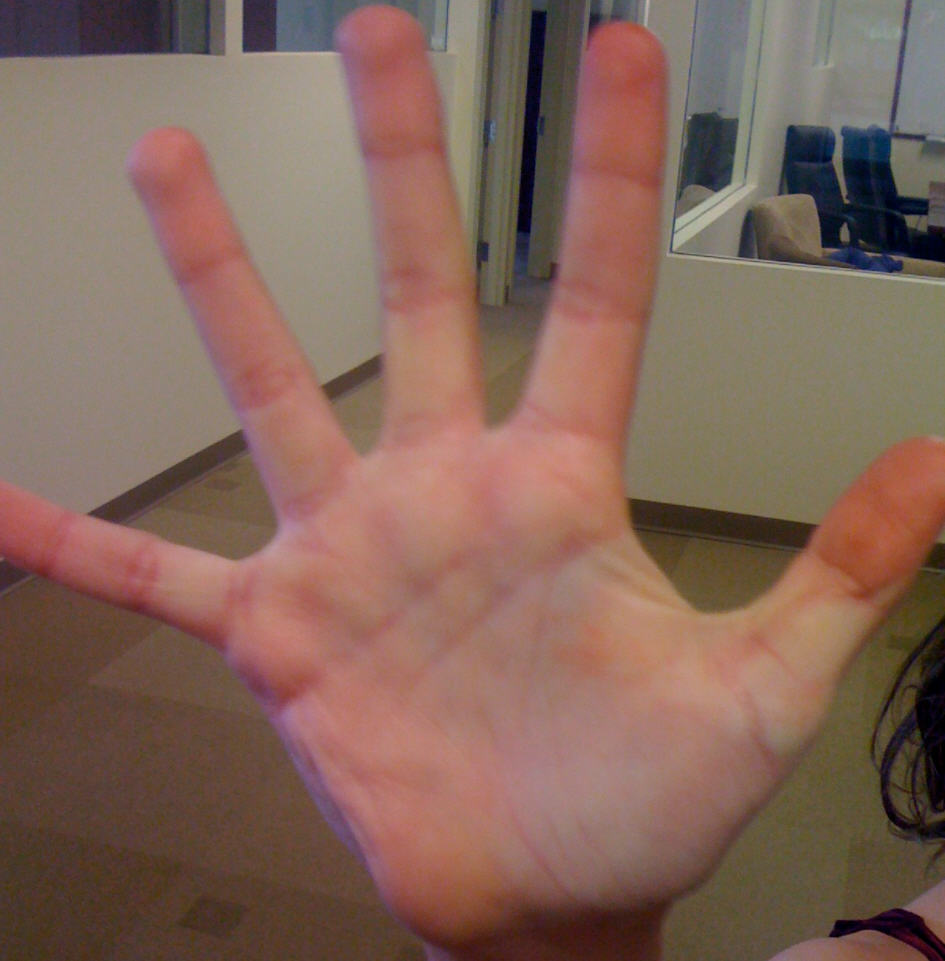
//> input picture resource/13/HandIndoorColor.jpg, 945 x 961 px
$ ./hist_example   (built with g++ and OpenCV 4)
//> lines starting //> are read from the running program, lines starting //| are printed output that depends on the picture
#include <iostream>
#include <vector>
#include <string>
#include <sstream>
#include <opencv2/opencv.hpp>

#define RESOURCE_DIR "../resource/"

void hist_example()
{
    std::vector<cv::Mat> src(5);
    cv::Mat tmp = cv::imread(RESOURCE_DIR"/13/HandIndoorColor.jpg");
//> tmp is the input picture: 961 rows x 945 cols, CV_8UC3; mean B, G, R 89.5, 101.6, 131.2
    if(tmp.empty())
    {
        std::cout << "img is empty" << std::endl;
        return;
    }
    // Parse the first image into two image halves divided halfway on y
    cv::Size size = tmp.size();
//> size = Size(945, 961)
    int width = size.width;
//> width = 945
    int height = size.height;
//> height = 961
    int halfheight = height>>1;
//> halfheight = 480

    std::cout << "Getting size [[" << tmp.cols << "] [" << tmp.rows << "]]" << std::endl;
//| Getting size [[945] [961]]
    std::cout <<"Got size (w,h): (" <<size.width <<"," <<size.height <<")" <<std::endl;
//| Got size (w,h): (945,961)
    src[0] = cv::Mat(cv::Size(width, halfheight), CV_8UC3);
    src[1] = cv::Mat(cv::Size(width, halfheight), CV_8UC3);

    // Divide the first image into top and bottom halves into src[0] and src[1]
    cv::Mat_<cv::Vec3b>::iterator tmpit = tmp.begin<cv::Vec3b>();

    // top half
    for(cv::Mat_<cv::Vec3b>::iterator s0it = src[0].begin<cv::Vec3b>();s0it != src[0].end<cv::Vec3b>(); ++s0it, ++tmpit)
    {
        *s0it = *tmpit;
    }
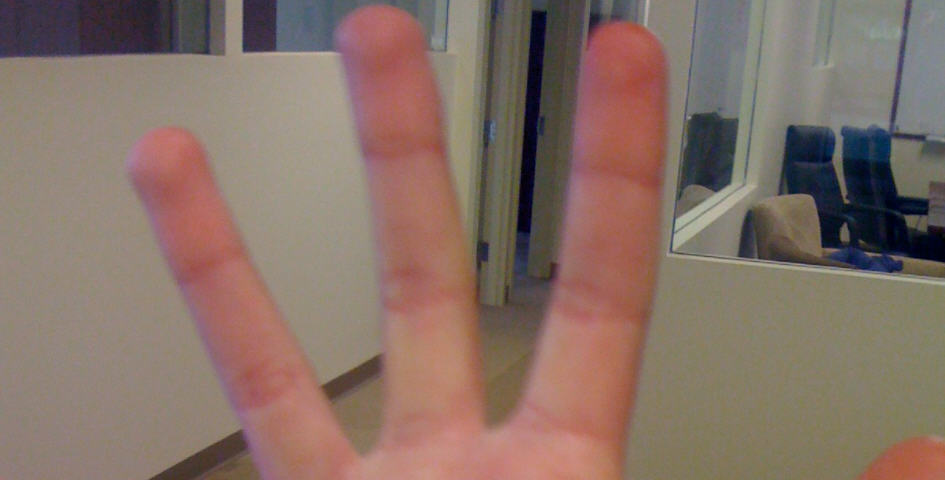
//> src[0]: 480 rows x 945 cols, CV_8UC3; mean B, G, R 103.1, 113.2, 134.8
//> src[1]: 480 rows x 945 cols, CV_8UC3; every value is 0

    // bottom half

    for(cv::Mat_<cv::Vec3b>::iterator s1it = src[1].begin<cv::Vec3b>(); s1it != src[1].end<cv::Vec3b>(); ++s1it, ++tmpit)
    {
        *s1it = *tmpit;
    }
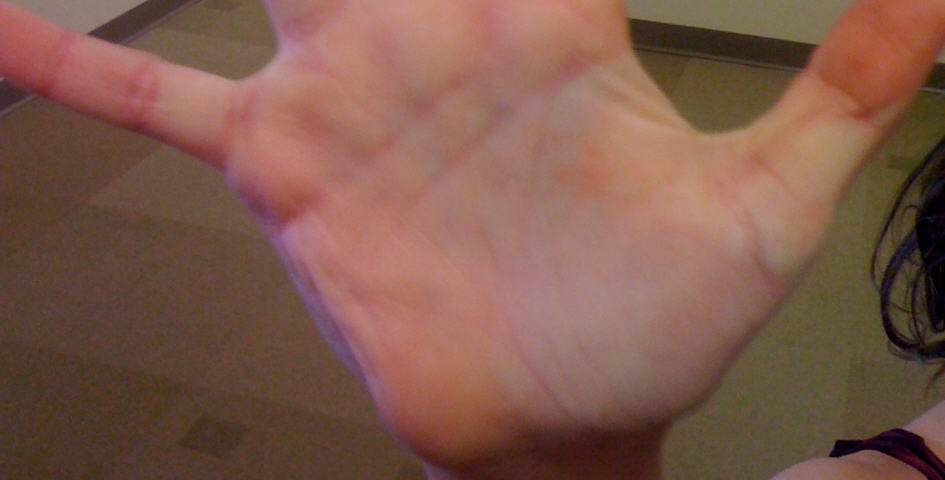
//> src[1]: 480 rows x 945 cols, CV_8UC3; mean B, G, R 75.9, 90.1, 127.6

    // Load the other three images
    src[2] = cv::imread(RESOURCE_DIR"/13/HandOutdoorColor.jpg");
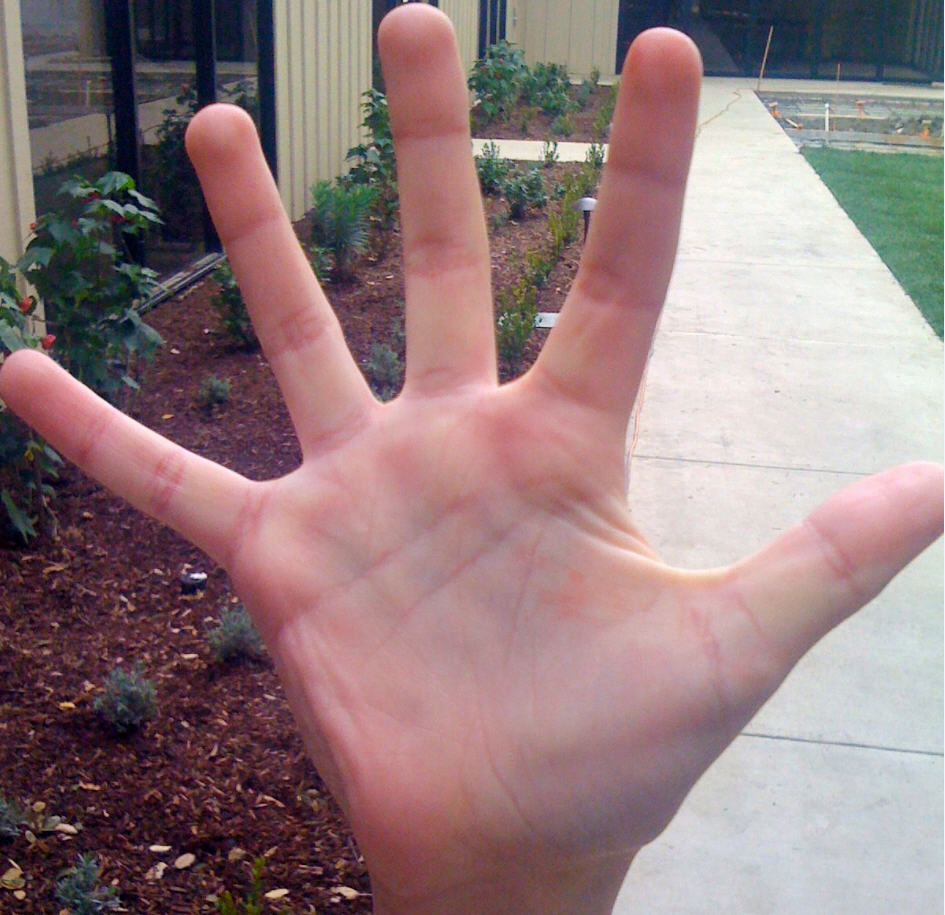
//> input picture resource/13/HandOutdoorColor.jpg, 945 x 915 px
//> src[2] is the input picture: 915 rows x 945 cols, CV_8UC3; mean B, G, R 125.6, 123.8, 146.8
    if(src[2].empty())
    {
        std::cout << "src2 img is empty" << std::endl;
        return;
    }

    src[3] = cv::imread(RESOURCE_DIR"/13/HandOutdoorSunColor.jpg");
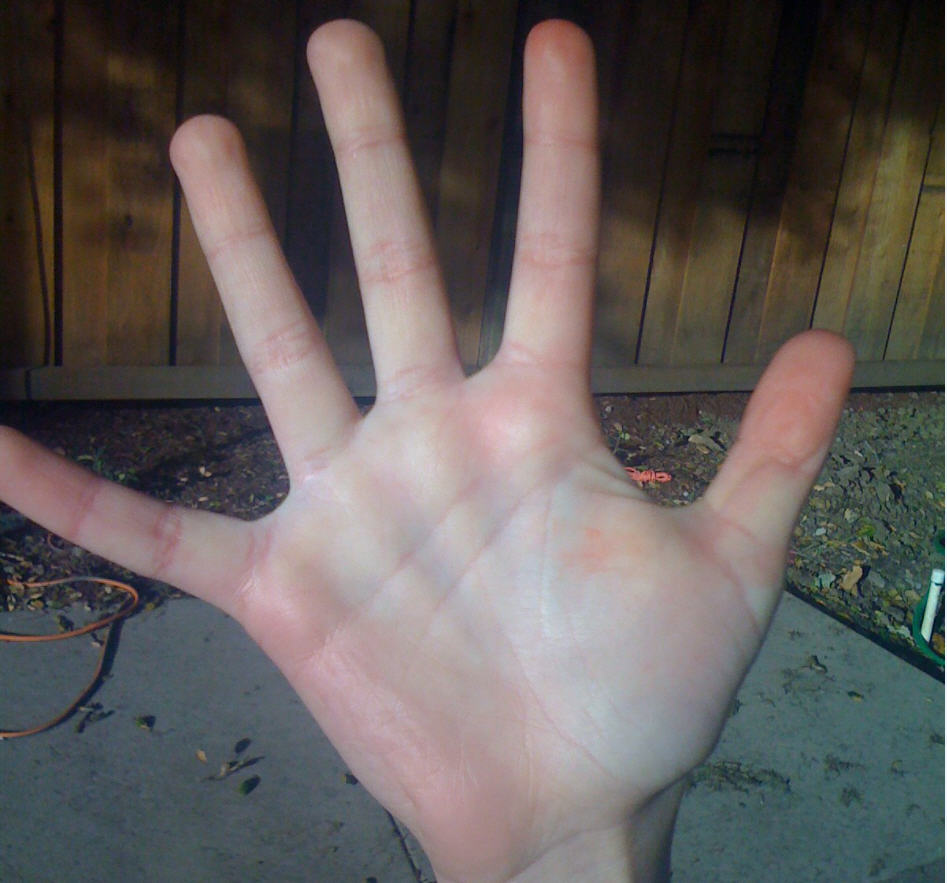
//> input picture resource/13/HandOutdoorSunColor.jpg, 947 x 883 px
//> src[3] is the input picture: 883 rows x 947 cols, CV_8UC3; mean B, G, R 91.4, 93.1, 99.4
    if(src[3].empty())
    {
        std::cout << "src3 img is empty" << std::endl;
        return;
    }

    src[4] = cv::imread(RESOURCE_DIR"/13/desert.jpg");
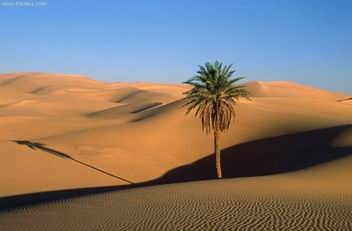
//> input picture resource/13/desert.jpg, 352 x 231 px
//> src[4] is the input picture: 231 rows x 352 cols, CV_8UC3; mean B, G, R 115.7, 122.7, 133.7
    if(src[4].empty())
    {
        std::cout << "src3 img is empty" << std::endl;
        return;
    }

#if 0
    for(int i = 0; i < src.size(); i++)
    {
        std::stringstream ss;
        ss << i;
        std::string win = "img" + ss.str();
        cv::imshow(win.c_str(), src[i]);
    }
#endif

    // Compute the HSV image, and decompose it into separate planes.
    std::vector<cv::Mat> hsv(5), hist(5), hist_img(5);
    int h_bins = 8;
    int s_bins = 8;
    int hist_size[] = {h_bins, s_bins};
    int ch[] = {0, 1};
    float h_ranges[] = {0, 180};
    float s_ranges[] = {0, 255};
    const float* ranges[] = {h_ranges, s_ranges};
    int scale = 10;
    for(int i = 0; i < 5; i++)
    {
        cv::cvtColor(src[i], hsv[i], cv::COLOR_BGR2HSV);
        cv::calcHist(&hsv[i], 1, ch, cv::noArray(), hist[i], 2, hist_size, ranges, true, false);
        cv::normalize(hist[i], hist[i], 0, 255, cv::NORM_MINMAX);
        hist_img[i] = cv::Mat::zeros(hist_size[0]*scale, hist_size[1]*scale, CV_8UC3);

        // Draw our histogram For the 5 images
        for(int h = 0; h < hist_size[0]; ++h)
        {
            for(int s = 0; s < hist_size[1]; ++s)
            {
                float hval = hist[i].at<float>(h,s);
                cv::rectangle(
                        hist_img[i],
                        cv::Rect(h*scale, s*scale, scale, scale),
                        cv::Scalar::all(hval),
                        1
                );
            }
        }
    }
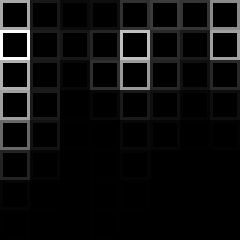
//> hist_img[3]: 80 rows x 80 cols, CV_8UC3 (shown 3 times larger); min 0, max 255, mean 12.6
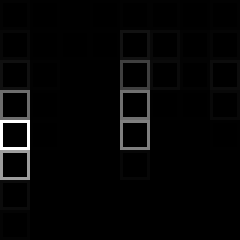
//> hist_img[4]: 80 rows x 80 cols, CV_8UC3 (shown 3 times larger); min 0, max 255, mean 5.4
#if 1
        // Display
        cv::namedWindow( "Source0", cv::WINDOW_AUTOSIZE );cv::imshow( "Source0", src[0] );
        cv::namedWindow( "HS Histogram0", cv::WINDOW_AUTOSIZE );cv::imshow( "HS-Histogram0", hist_img[0] );
        cv::namedWindow( "Source1", cv::WINDOW_AUTOSIZE );cv::imshow( "Source1", src[1] );
        cv::namedWindow( "HS Histogram1", cv::WINDOW_AUTOSIZE ); cv::imshow( "HS-Histogram1", hist_img[1] );
        cv::namedWindow( "Source2", cv::WINDOW_AUTOSIZE ); cv::imshow( "Source2", src[2] );
        cv::namedWindow( "HS Histogram2", cv::WINDOW_AUTOSIZE ); cv::imshow( "HS-Histogram2", hist_img[2] );
        cv::namedWindow( "Source3", cv::WINDOW_AUTOSIZE ); cv::imshow( "Source3", src[3] );
        cv::namedWindow( "HS Histogram3", cv::WINDOW_AUTOSIZE ); cv::imshow( "HS-Histogram3", hist_img[3] );
        cv::namedWindow( "Source4", cv::WINDOW_AUTOSIZE ); cv::imshow( "Source4", src[4] );
        cv::namedWindow( "HS Histogram4", cv::WINDOW_AUTOSIZE ); cv::imshow( "HS-Histogram4", hist_img[4] );

#endif

    // Compare the histogram src0 vs 1, vs 2, vs 3, vs 4
    std::cout << "Comparison:\n"
                << "Corr Chi Intersect Bhat\n"
                << std::endl;

    for(int i=1; i<5; ++i)
    { // For each histogram
        std::cout << "Hist[0] vs Hist[" << i << "]: " << std::endl;;
        for(int j=0; j<4; ++j)
        { // For each comparison type
            std::cout << "method[" << j << "]: " << \
            cv::compareHist(hist[0],hist[i],j) \
            << " ";
        }
        std::cout << std::endl;
    }

    //Do EMD and report

    std::vector<cv::Mat> sig(5);
    std::cout << "\nEMD: " << std::endl;

    // Oi Vey, parse histograms to earth movers signatures

    for(int i = 0; i < 5; i++)
    {
        std::vector<cv::Vec3f> sigv;
        // (re)normalize histogram to make the bin weights sum to 1.
        cv::normalize(hist[i], hist[i], 1, 0, cv::NORM_L1);
        for(int h = 0; h < h_bins; h++)
        {
            for(int s = 0; s < s_bins; s++)
            {
                float bin_val = hist[i].at<float>(h, s);
                if(bin_val != 0)
                {
                    sigv.push_back(cv::Vec3f(bin_val, (float)h, (float)s));
                }
            }
        }
        // make Nx3 32fC1 matrix, where N is the number of nonzero histogram bins
        sig[i] = cv::Mat(sigv).clone().reshape(1);
        if(i > 0)
        {
            std::cout << "Hist[0] vs Hist[" << i << "]: " <<
                cv::EMD(sig[0], sig[i], cv::DIST_L2)
             << std::endl;
        }
    }


    cv::waitKey(0);
    cv::destroyAllWindows();

}

int main(int argc, char const *argv[])
{
    hist_example();
    return 0;
}
